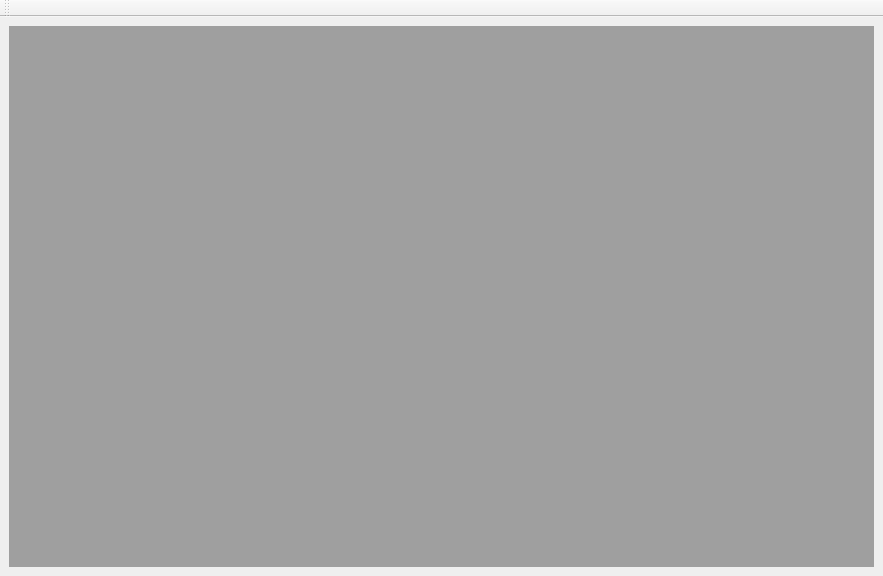
<?xml version="1.0" encoding="UTF-8"?>
<ui version="4.0">
 <class>CMainWindow</class>
 <widget class="QMainWindow" name="CMainWindow">
  <property name="geometry">
   <rect>
    <x>0</x>
    <y>0</y>
    <width>883</width>
    <height>576</height>
   </rect>
  </property>
  <property name="windowTitle">
   <string>MainWindow</string>
  </property>
  <widget class="QWidget" name="centralwidget">
   <layout class="QGridLayout" name="gridLayout">
    <item row="0" column="0">
     <layout class="QGridLayout" name="gridLayout_2">
      <item row="0" column="0">
       <widget class="QMdiArea" name="mdiArea">
        <property name="viewMode">
         <enum>QMdiArea::TabbedView</enum>
        </property>
        <property name="documentMode">
         <bool>true</bool>
        </property>
       </widget>
      </item>
     </layout>
    </item>
   </layout>
  </widget>
  <widget class="QToolBar" name="toolBar">
   <property name="windowTitle">
    <string>toolBar</string>
   </property>
   <attribute name="toolBarArea">
    <enum>TopToolBarArea</enum>
   </attribute>
   <attribute name="toolBarBreak">
    <bool>false</bool>
   </attribute>
  </widget>
 </widget>
 <resources/>
 <connections/>
</ui>
